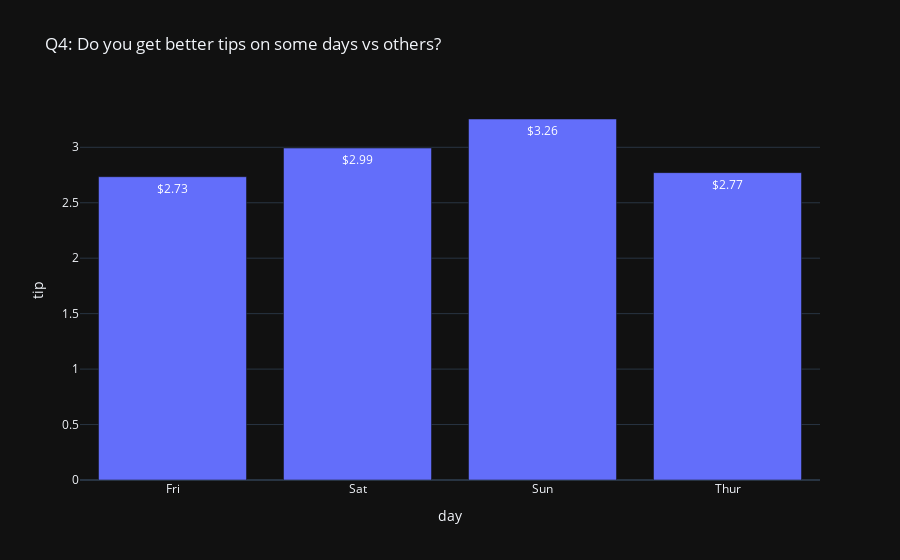

Here is the notebook cell this chart was saved with:
### Markdown cell above
#### Question 4

### Code cell
#print("Q4: Do you get better tips on some days vs others?")
df_Tips_Day = df.groupby('day', as_index=True)[['tip', 'tip_percentage']].mean().reset_index()
#print(df_Tips_Day.shape)
df_Tips_Day
fig = px.bar(df_Tips_Day, x='day', y='tip', title='Q4: Do you get better tips on some days vs others?', template='plotly_dark', text='tip')
fig.update_traces(texttemplate='%{text:$.3s}')
fig.show()

### Figure 1 — Plotly figure (JSON) as saved in the notebook; plotly's stock layout.template omitted (floating-point values rounded to 4 significant figures)
{"data": [{"hovertemplate": "day=%{x}<br>tip=%{text}<extra></extra>", "legendgroup": "", "marker": {"color": "#636efa", "pattern": {"shape": ""}}, "name": "", "orientation": "v", "showlegend": false, "text": [2.735, 2.993, 3.255, 2.771], "textposition": "auto", "texttemplate": "%{text:$.3s}", "type": "bar", "x": ["Fri", "Sat", "Sun", "Thur"], "xaxis": "x", "y": [2.735, 2.993, 3.255, 2.771], "yaxis": "y"}], "layout": {"barmode": "relative", "legend": {"tracegroupgap": 0}, "title": {"text": "Q4: Do you get better tips on some days vs others?"}, "xaxis": {"anchor": "y", "domain": [0, 1], "title": {"text": "day"}}, "yaxis": {"anchor": "x", "domain": [0, 1], "title": {"text": "tip"}}}}
